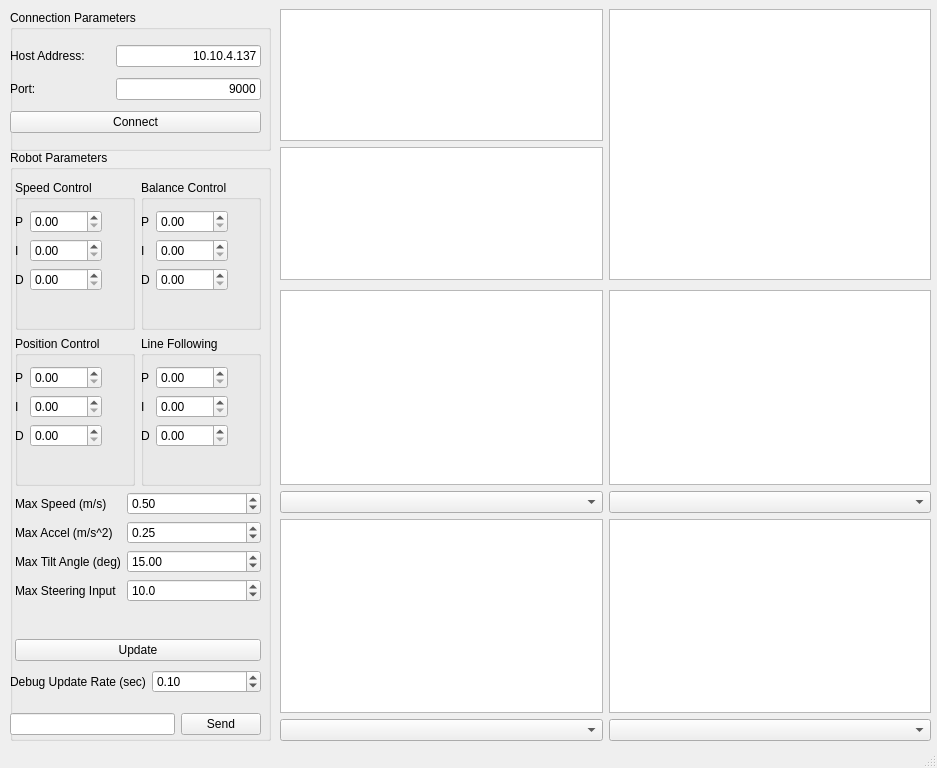
<?xml version="1.0" encoding="UTF-8"?>
<ui version="4.0">
 <class>MainWindow</class>
 <widget class="QMainWindow" name="MainWindow">
  <property name="geometry">
   <rect>
    <x>0</x>
    <y>0</y>
    <width>937</width>
    <height>768</height>
   </rect>
  </property>
  <property name="windowTitle">
   <string>QRobot Debug and Control Center</string>
  </property>
  <widget class="QWidget" name="centralwidget">
   <widget class="QWidget" name="horizontalLayoutWidget_3">
    <property name="geometry">
     <rect>
      <x>280</x>
      <y>9</y>
      <width>651</width>
      <height>271</height>
     </rect>
    </property>
    <layout class="QHBoxLayout" name="horizontalLayout_3">
     <item>
      <layout class="QVBoxLayout" name="verticalLayout_2">
       <item>
        <widget class="GraphicsLayoutWidget" name="imageViewTop">
         <property name="frameShadow">
          <enum>QFrame::Sunken</enum>
         </property>
        </widget>
       </item>
       <item>
        <widget class="GraphicsLayoutWidget" name="imageViewBottom"/>
       </item>
      </layout>
     </item>
     <item>
      <widget class="QGraphicsView" name="mapViewCanvas"/>
     </item>
    </layout>
   </widget>
   <widget class="QGroupBox" name="groupBox_5">
    <property name="geometry">
     <rect>
      <x>10</x>
      <y>150</y>
      <width>261</width>
      <height>591</height>
     </rect>
    </property>
    <property name="title">
     <string>Robot Parameters</string>
    </property>
    <widget class="QWidget" name="layoutWidget">
     <property name="geometry">
      <rect>
       <x>0</x>
       <y>30</y>
       <width>251</width>
       <height>481</height>
      </rect>
     </property>
     <layout class="QVBoxLayout" name="verticalLayout_3">
      <property name="leftMargin">
       <number>5</number>
      </property>
      <item>
       <layout class="QGridLayout" name="gridLayout_2">
        <item row="0" column="0">
         <widget class="QGroupBox" name="groupBox">
          <property name="minimumSize">
           <size>
            <width>0</width>
            <height>150</height>
           </size>
          </property>
          <property name="title">
           <string>Speed Control</string>
          </property>
          <widget class="QWidget" name="formLayoutWidget">
           <property name="geometry">
            <rect>
             <x>0</x>
             <y>30</y>
             <width>87</width>
             <height>101</height>
            </rect>
           </property>
           <layout class="QFormLayout" name="formLayout">
            <property name="fieldGrowthPolicy">
             <enum>QFormLayout::AllNonFixedFieldsGrow</enum>
            </property>
            <item row="0" column="0">
             <widget class="QLabel" name="label_3">
              <property name="text">
               <string>P</string>
              </property>
             </widget>
            </item>
            <item row="1" column="0">
             <widget class="QLabel" name="label_4">
              <property name="text">
               <string>I</string>
              </property>
             </widget>
            </item>
            <item row="2" column="0">
             <widget class="QLabel" name="label_5">
              <property name="text">
               <string>D</string>
              </property>
             </widget>
            </item>
            <item row="0" column="1">
             <widget class="QDoubleSpinBox" name="speedControlP">
              <property name="singleStep">
               <double>0.100000000000000</double>
              </property>
             </widget>
            </item>
            <item row="1" column="1">
             <widget class="QDoubleSpinBox" name="speedControlI">
              <property name="singleStep">
               <double>0.100000000000000</double>
              </property>
             </widget>
            </item>
            <item row="2" column="1">
             <widget class="QDoubleSpinBox" name="speedControlD">
              <property name="singleStep">
               <double>0.100000000000000</double>
              </property>
             </widget>
            </item>
           </layout>
          </widget>
         </widget>
        </item>
        <item row="0" column="1">
         <widget class="QGroupBox" name="groupBox_3">
          <property name="minimumSize">
           <size>
            <width>0</width>
            <height>150</height>
           </size>
          </property>
          <property name="title">
           <string>Balance Control</string>
          </property>
          <widget class="QWidget" name="formLayoutWidget_3">
           <property name="geometry">
            <rect>
             <x>0</x>
             <y>30</y>
             <width>87</width>
             <height>101</height>
            </rect>
           </property>
           <layout class="QFormLayout" name="formLayout_3">
            <property name="fieldGrowthPolicy">
             <enum>QFormLayout::AllNonFixedFieldsGrow</enum>
            </property>
            <item row="0" column="0">
             <widget class="QLabel" name="label_9">
              <property name="text">
               <string>P</string>
              </property>
             </widget>
            </item>
            <item row="1" column="0">
             <widget class="QLabel" name="label_10">
              <property name="text">
               <string>I</string>
              </property>
             </widget>
            </item>
            <item row="2" column="0">
             <widget class="QLabel" name="label_11">
              <property name="text">
               <string>D</string>
              </property>
             </widget>
            </item>
            <item row="0" column="1">
             <widget class="QDoubleSpinBox" name="balanceControlP">
              <property name="singleStep">
               <double>0.100000000000000</double>
              </property>
             </widget>
            </item>
            <item row="1" column="1">
             <widget class="QDoubleSpinBox" name="balanceControlI">
              <property name="singleStep">
               <double>0.100000000000000</double>
              </property>
             </widget>
            </item>
            <item row="2" column="1">
             <widget class="QDoubleSpinBox" name="balanceControlD">
              <property name="singleStep">
               <double>0.100000000000000</double>
              </property>
             </widget>
            </item>
           </layout>
          </widget>
         </widget>
        </item>
        <item row="1" column="0">
         <widget class="QGroupBox" name="groupBox_2">
          <property name="minimumSize">
           <size>
            <width>0</width>
            <height>150</height>
           </size>
          </property>
          <property name="title">
           <string>Position Control</string>
          </property>
          <widget class="QWidget" name="formLayoutWidget_2">
           <property name="geometry">
            <rect>
             <x>0</x>
             <y>30</y>
             <width>87</width>
             <height>101</height>
            </rect>
           </property>
           <layout class="QFormLayout" name="formLayout_2">
            <property name="fieldGrowthPolicy">
             <enum>QFormLayout::AllNonFixedFieldsGrow</enum>
            </property>
            <item row="0" column="0">
             <widget class="QLabel" name="label_6">
              <property name="text">
               <string>P</string>
              </property>
             </widget>
            </item>
            <item row="1" column="0">
             <widget class="QLabel" name="label_7">
              <property name="text">
               <string>I</string>
              </property>
             </widget>
            </item>
            <item row="2" column="0">
             <widget class="QLabel" name="label_8">
              <property name="text">
               <string>D</string>
              </property>
             </widget>
            </item>
            <item row="0" column="1">
             <widget class="QDoubleSpinBox" name="positionControlP">
              <property name="singleStep">
               <double>0.100000000000000</double>
              </property>
             </widget>
            </item>
            <item row="1" column="1">
             <widget class="QDoubleSpinBox" name="positionControlI">
              <property name="singleStep">
               <double>0.100000000000000</double>
              </property>
             </widget>
            </item>
            <item row="2" column="1">
             <widget class="QDoubleSpinBox" name="positionControlD">
              <property name="singleStep">
               <double>0.100000000000000</double>
              </property>
             </widget>
            </item>
           </layout>
          </widget>
         </widget>
        </item>
        <item row="1" column="1">
         <widget class="QGroupBox" name="groupBox_4">
          <property name="minimumSize">
           <size>
            <width>0</width>
            <height>150</height>
           </size>
          </property>
          <property name="title">
           <string>Line Following</string>
          </property>
          <widget class="QWidget" name="formLayoutWidget_4">
           <property name="geometry">
            <rect>
             <x>0</x>
             <y>30</y>
             <width>87</width>
             <height>101</height>
            </rect>
           </property>
           <layout class="QFormLayout" name="formLayout_4">
            <property name="fieldGrowthPolicy">
             <enum>QFormLayout::AllNonFixedFieldsGrow</enum>
            </property>
            <item row="0" column="0">
             <widget class="QLabel" name="label_12">
              <property name="text">
               <string>P</string>
              </property>
             </widget>
            </item>
            <item row="1" column="0">
             <widget class="QLabel" name="label_13">
              <property name="text">
               <string>I</string>
              </property>
             </widget>
            </item>
            <item row="2" column="0">
             <widget class="QLabel" name="label_14">
              <property name="text">
               <string>D</string>
              </property>
             </widget>
            </item>
            <item row="0" column="1">
             <widget class="QDoubleSpinBox" name="lineFollowingControlP">
              <property name="singleStep">
               <double>0.100000000000000</double>
              </property>
             </widget>
            </item>
            <item row="1" column="1">
             <widget class="QDoubleSpinBox" name="lineFollowingControlI">
              <property name="singleStep">
               <double>0.100000000000000</double>
              </property>
             </widget>
            </item>
            <item row="2" column="1">
             <widget class="QDoubleSpinBox" name="lineFollowingControlD">
              <property name="singleStep">
               <double>0.100000000000000</double>
              </property>
             </widget>
            </item>
           </layout>
          </widget>
         </widget>
        </item>
       </layout>
      </item>
      <item>
       <layout class="QFormLayout" name="formLayout_5">
        <property name="fieldGrowthPolicy">
         <enum>QFormLayout::AllNonFixedFieldsGrow</enum>
        </property>
        <item row="0" column="1">
         <widget class="QDoubleSpinBox" name="maxSpeedEdit">
          <property name="value">
           <double>0.500000000000000</double>
          </property>
         </widget>
        </item>
        <item row="1" column="0">
         <widget class="QLabel" name="label_16">
          <property name="text">
           <string>Max Accel (m/s^2)</string>
          </property>
         </widget>
        </item>
        <item row="1" column="1">
         <widget class="QDoubleSpinBox" name="maxAccelEdit">
          <property name="value">
           <double>0.250000000000000</double>
          </property>
         </widget>
        </item>
        <item row="0" column="0">
         <widget class="QLabel" name="label_15">
          <property name="text">
           <string>Max Speed (m/s)</string>
          </property>
         </widget>
        </item>
        <item row="2" column="0">
         <widget class="QLabel" name="label_17">
          <property name="text">
           <string>Max Tilt Angle (deg)</string>
          </property>
         </widget>
        </item>
        <item row="3" column="0">
         <widget class="QLabel" name="label_18">
          <property name="text">
           <string>Max Steering Input</string>
          </property>
         </widget>
        </item>
        <item row="2" column="1">
         <widget class="QDoubleSpinBox" name="maxTiltAngleEdit">
          <property name="value">
           <double>15.000000000000000</double>
          </property>
         </widget>
        </item>
        <item row="3" column="1">
         <widget class="QDoubleSpinBox" name="maxSteeringEdit">
          <property name="toolTip">
           <string>Maximum steering control output.  (1 to 20)</string>
          </property>
          <property name="decimals">
           <number>1</number>
          </property>
          <property name="value">
           <double>10.000000000000000</double>
          </property>
         </widget>
        </item>
       </layout>
      </item>
      <item>
       <widget class="QPushButton" name="updateBtn">
        <property name="text">
         <string>Update</string>
        </property>
       </widget>
      </item>
     </layout>
    </widget>
    <widget class="QWidget" name="layoutWidget">
     <property name="geometry">
      <rect>
       <x>0</x>
       <y>560</y>
       <width>251</width>
       <height>29</height>
      </rect>
     </property>
     <layout class="QHBoxLayout" name="horizontalLayout_4">
      <item>
       <widget class="QLineEdit" name="userCommandEdit"/>
      </item>
      <item>
       <widget class="QPushButton" name="sendUserCommandBtn">
        <property name="text">
         <string>Send</string>
        </property>
       </widget>
      </item>
     </layout>
    </widget>
    <widget class="QWidget" name="layoutWidget">
     <property name="geometry">
      <rect>
       <x>0</x>
       <y>520</y>
       <width>251</width>
       <height>29</height>
      </rect>
     </property>
     <layout class="QFormLayout" name="formLayout_6">
      <item row="0" column="0">
       <widget class="QLabel" name="label_19">
        <property name="text">
         <string>Debug Update Rate (sec)</string>
        </property>
       </widget>
      </item>
      <item row="0" column="1">
       <widget class="QDoubleSpinBox" name="updateRateEdit">
        <property name="value">
         <double>0.100000000000000</double>
        </property>
       </widget>
      </item>
     </layout>
    </widget>
   </widget>
   <widget class="QGroupBox" name="groupBox_6">
    <property name="geometry">
     <rect>
      <x>10</x>
      <y>10</y>
      <width>261</width>
      <height>141</height>
     </rect>
    </property>
    <property name="title">
     <string>Connection Parameters</string>
    </property>
    <widget class="QWidget" name="verticalLayoutWidget">
     <property name="geometry">
      <rect>
       <x>0</x>
       <y>30</y>
       <width>251</width>
       <height>99</height>
      </rect>
     </property>
     <layout class="QVBoxLayout" name="verticalLayout">
      <item>
       <layout class="QHBoxLayout" name="horizontalLayout_2">
        <item>
         <widget class="QLabel" name="label_2">
          <property name="minimumSize">
           <size>
            <width>100</width>
            <height>0</height>
           </size>
          </property>
          <property name="text">
           <string>Host Address:</string>
          </property>
         </widget>
        </item>
        <item>
         <widget class="QLineEdit" name="hostAddressEdit">
          <property name="text">
           <string>10.10.4.137</string>
          </property>
          <property name="alignment">
           <set>Qt::AlignRight|Qt::AlignTrailing|Qt::AlignVCenter</set>
          </property>
         </widget>
        </item>
       </layout>
      </item>
      <item>
       <layout class="QHBoxLayout" name="horizontalLayout">
        <item>
         <widget class="QLabel" name="label">
          <property name="minimumSize">
           <size>
            <width>100</width>
            <height>0</height>
           </size>
          </property>
          <property name="text">
           <string>Port:</string>
          </property>
         </widget>
        </item>
        <item>
         <widget class="QLineEdit" name="portEdit">
          <property name="text">
           <string>9000</string>
          </property>
          <property name="alignment">
           <set>Qt::AlignRight|Qt::AlignTrailing|Qt::AlignVCenter</set>
          </property>
         </widget>
        </item>
       </layout>
      </item>
      <item>
       <widget class="QPushButton" name="connectBtn">
        <property name="text">
         <string>Connect</string>
        </property>
       </widget>
      </item>
     </layout>
    </widget>
   </widget>
   <widget class="QWidget" name="layoutWidget">
    <property name="geometry">
     <rect>
      <x>280</x>
      <y>290</y>
      <width>651</width>
      <height>451</height>
     </rect>
    </property>
    <layout class="QGridLayout" name="gridLayout">
     <item row="2" column="0">
      <widget class="PlotWidget" name="plot_ll"/>
     </item>
     <item row="0" column="0">
      <widget class="PlotWidget" name="plot_ul"/>
     </item>
     <item row="0" column="1">
      <widget class="PlotWidget" name="plot_ur"/>
     </item>
     <item row="2" column="1">
      <widget class="PlotWidget" name="plot_lr"/>
     </item>
     <item row="3" column="1">
      <widget class="QComboBox" name="plot_lr_select_combo"/>
     </item>
     <item row="3" column="0">
      <widget class="QComboBox" name="plot_ll_select_combo"/>
     </item>
     <item row="1" column="0">
      <widget class="QComboBox" name="plot_ul_select_combo"/>
     </item>
     <item row="1" column="1">
      <widget class="QComboBox" name="plot_ur_select_combo"/>
     </item>
    </layout>
   </widget>
   <zorder>layoutWidget</zorder>
   <zorder>horizontalLayoutWidget_3</zorder>
   <zorder>groupBox_5</zorder>
   <zorder>groupBox_6</zorder>
  </widget>
  <widget class="QStatusBar" name="statusBar"/>
 </widget>
 <customwidgets>
  <customwidget>
   <class>PlotWidget</class>
   <extends>QGraphicsView</extends>
   <header>pyqtgraph</header>
  </customwidget>
  <customwidget>
   <class>GraphicsLayoutWidget</class>
   <extends>QGraphicsView</extends>
   <header>pyqtgraph</header>
  </customwidget>
 </customwidgets>
 <resources/>
 <connections/>
</ui>
